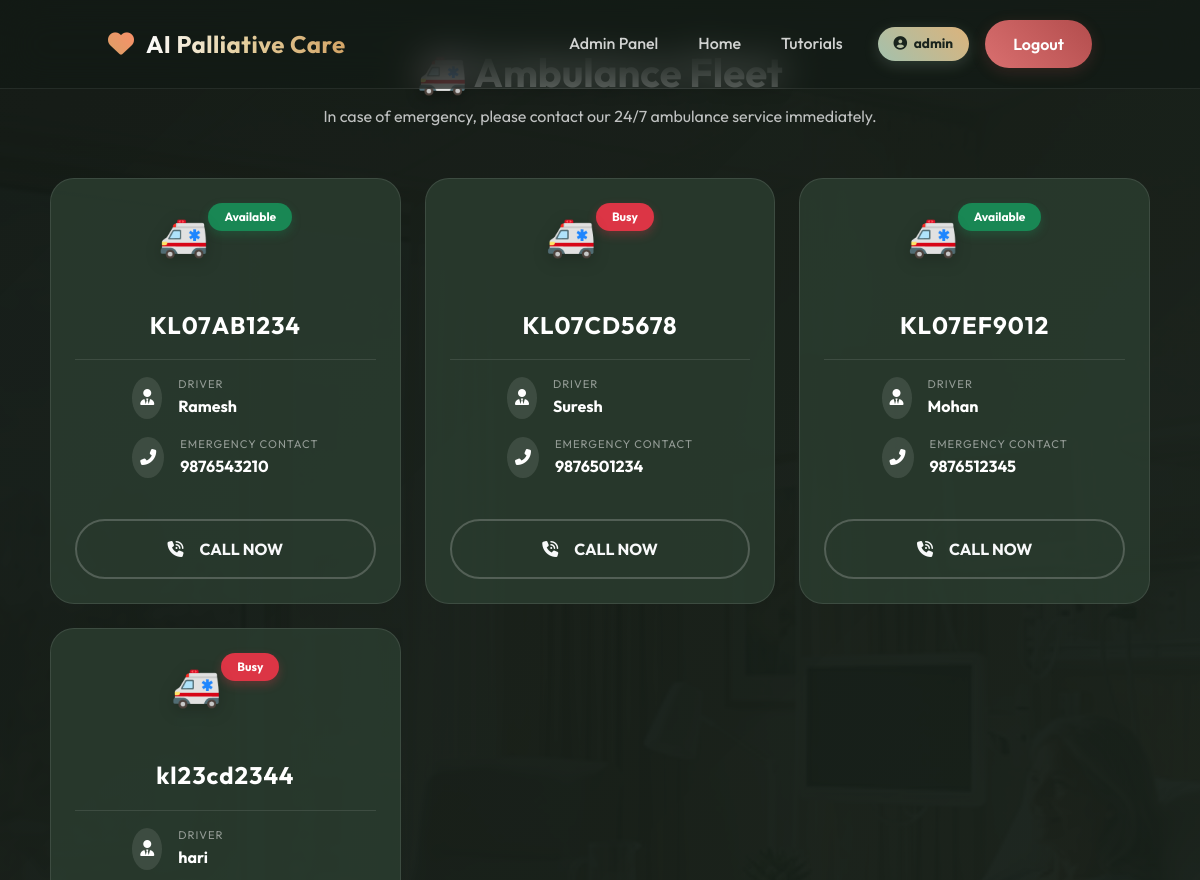
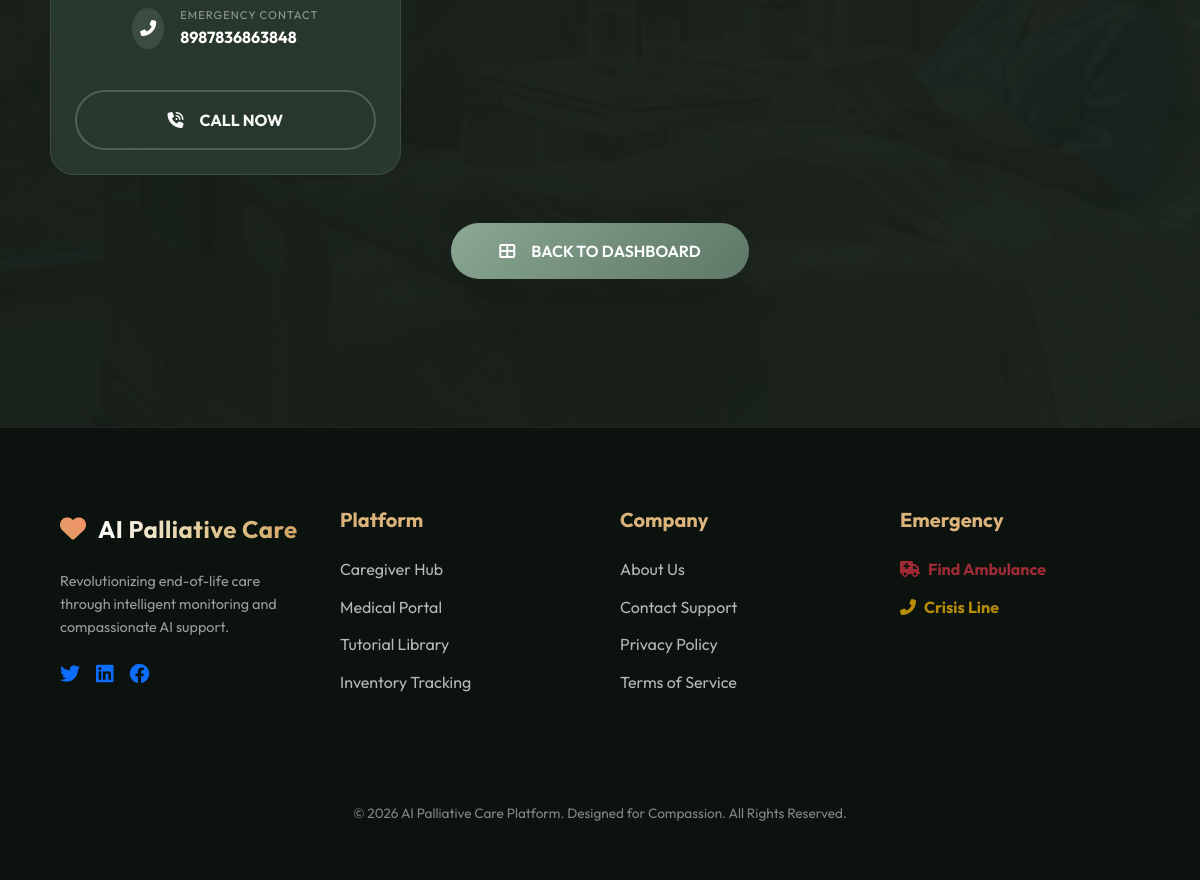
Page /ambulance (signed in) on the committed database (2 pictures, top to bottom).
### tables this page shows
CREATE TABLE ambulances(
        id INTEGER PRIMARY KEY AUTOINCREMENT,
        vehicle_no TEXT,
        driver TEXT,
        phone TEXT,
        status TEXT DEFAULT 'Available'
    );

### app.py (the view)
@app.route("/ambulance")
def ambulance():
    if "user" not in session:
        return redirect("/login")
    conn = get_db()
    ambulances = conn.execute("SELECT * FROM ambulances").fetchall()
    return render_template("ambulance.html", ambulances=ambulances)

### app.py (called while the page is built)
@app.after_request
def add_header(response):
    response.cache_control.no_store = True
    response.cache_control.no_cache = True
    response.cache_control.must_revalidate = True
    response.cache_control.max_age = 0
    return response

def get_db():
    if 'db' not in g:
        g.db = sqlite3.connect(DB, timeout=20)
        g.db.row_factory = sqlite3.Row
        g.db.execute("PRAGMA journal_mode=WAL")
    return g.db

### templates/ambulance.html (shortened to what this page needs)
{% extends "base.html" %}
{% block content %}
<div class="container py-5">
    <div class="text-center mb-5">
        <h2 class="fw-bold text-white mb-2" style="font-size: 2.5rem; text-shadow: 0 4px 15px rgba(0,0,0,0.3);">🚑 Ambulance Fleet</h2>
        <p class="text-light opacity-75 mx-auto" style="max-width: 600px;">
            In case of emergency, please contact our 24/7 ambulance service immediately.
        </p>
    </div>
    <div class="row g-4">
        {% for amb in ambulances %}
        <div class="col-md-4">
            <div class="dashboard-card p-4 h-100" style="background: rgba(43, 61, 47, 0.85); border-radius: 24px; border: 1px solid rgba(255,255,255,0.1); backdrop-filter: blur(10px); transition: all 0.3s ease;">
                <div class="d-flex justify-content-between align-items-start mb-4">
                    <div class="icon" style="font-size: 2.5rem; filter: drop-shadow(0 4px 8px rgba(0,0,0,0.2));">🚑</div>
                    {% if amb.status == "Available" %}
                        <span class="badge bg-success rounded-pill px-3 py-2 fw-bold" style="box-shadow: 0 4px 10px rgba(25, 135, 84, 0.3);">Available</span>
                    {% elif amb.status == "Busy" %}
                        <span class="badge bg-danger rounded-pill px-3 py-2 fw-bold" style="box-shadow: 0 4px 10px rgba(220, 53, 69, 0.3);">Busy</span>
                    {% else %}
                        <span class="badge bg-warning text-dark rounded-pill px-3 py-2 fw-bold" style="box-shadow: 0 4px 10px rgba(255, 193, 7, 0.3);">{{ amb.status }}</span>
                    {% endif %}
                </div>
                <h4 class="fw-bold text-white mb-1" style="letter-spacing: 1px;">{{ amb.vehicle_no }}</h4>
                <div class="w-100 border-bottom border-white border-opacity-10 my-3"></div>
                <div class="text-start mb-4">
                    <div class="d-flex align-items-center mb-3 text-white-50">
                        <div class="bg-white bg-opacity-10 rounded-circle p-2 me-3">
                            <i class="fas fa-user-tie text-white"></i>
                        </div>
                        <div>
                            <small class="d-block text-uppercase mb-0" style="font-size: 0.7rem; letter-spacing: 1px;">Driver</small>
                            <span class="fw-bold text-white">{{ amb.driver }}</span>
                        </div>
                    </div>
                    <div class="d-flex align-items-center mb-3 text-white-50">
                        <div class="bg-white bg-opacity-10 rounded-circle p-2 me-3">
                            <i class="fas fa-phone-alt text-white"></i>
                        </div>
                        <div>
                            <small class="d-block text-uppercase mb-0" style="font-size: 0.7rem; letter-spacing: 1px;">Emergency Contact</small>
                            <span class="fw-bold text-white">{{ amb.phone }}</span>
                        </div>
                    </div>
                </div>
                <a href="tel:{{ amb.phone }}" class="btn btn-outline-light w-100 rounded-pill py-3 fw-bold mt-auto" style="border: 2px solid rgba(255,255,255,0.2); transition: all 0.3s ease;">
                    <i class="fas fa-phone-volume me-2"></i> CALL NOW
                </a>
            </div>
        </div>
        {% endfor %}
    </div>
    <div class="text-center mt-5">
        <a href="/caregiver_dashboard" class="btn btn-primary px-5 py-3 rounded-pill shadow-lg">
            <i class="fas fa-th-large me-2"></i> BACK TO DASHBOARD
        </a>
    </div>
</div>
{% endblock %}

### static/css/style.css (style rules this page uses)
:root { --primary: #a3c1ad; --secondary: #dcb37b; --dark: #121914; --glass: rgba(255, 255, 255, 0.03); --glass-border: rgba(255, 255, 255, 0.08); --transition: all 0.4s cubic-bezier(0.2, 1, 0.3, 1); }
body { font-family: 'Outfit', sans-serif; margin: 0; background: linear-gradient(135deg, rgba(18, 25, 20, 0.98), rgba(25, 35, 28, 0.96)), url('../images/real_ward.png') center/cover fixed; color: #fdfdfd; min-height: 100vh; overflow-x: hidden; line-height: 1.6; }
.container { padding: 20px; padding-top: 100px; }
.btn { padding: 12px 28px; border-radius: 30px; font-weight: 600; transition: var(--transition); border: none; cursor: pointer; text-decoration: none; display: inline-flex; align-items: center; justify-content: center; gap: 8px; }
.btn-primary { background: linear-gradient(135deg, #8ba894, #5d7866); color: white; box-shadow: 0 4px 15px rgba(93, 120, 102, 0.3); }
.dashboard-card { background: var(--glass); backdrop-filter: blur(15px); -webkit-backdrop-filter: blur(15px); border: 1px solid var(--glass-border); border-radius: 28px; padding: 35px; transition: var(--transition); height: 100%; display: flex; flex-direction: column; align-items: center; text-align: center; }
.dashboard-card .icon { font-size: 50px; margin-bottom: 20px; filter: drop-shadow(0 5px 15px rgba(0,0,0,0.3)); transition: var(--transition); }

### rows in the picture
ambulances: status "Available", vehicle_no "KL07AB1234", driver "Ramesh", phone "9876543210"
ambulances: status "Busy", vehicle_no "KL07CD5678", driver "Suresh", phone "9876501234"
ambulances: status "Available", vehicle_no "KL07EF9012", driver "Mohan", phone "9876512345"
ambulances: status "Busy", vehicle_no "kl23cd2344", driver "hari", phone "8987836863848"

### other values in the picture
{{ session["user"] }} "admin"
